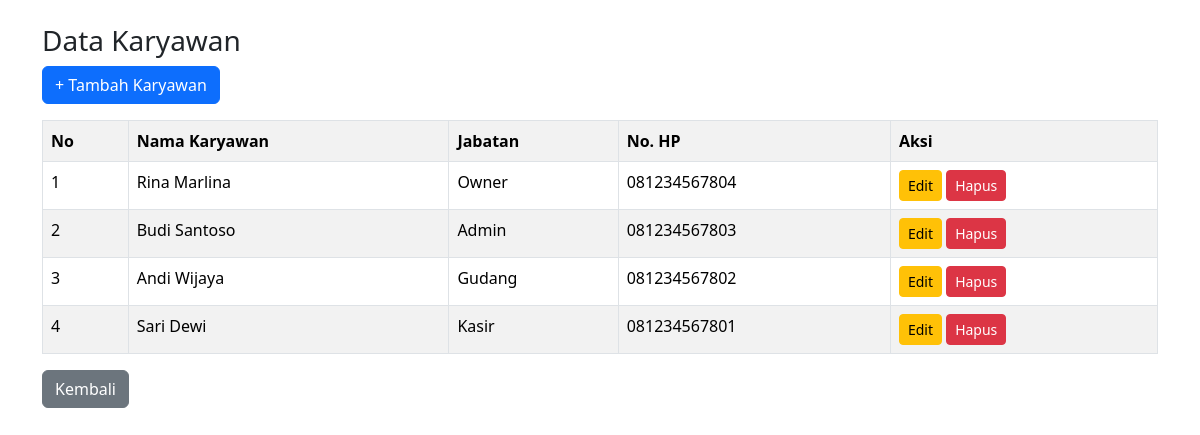
Page /karyawan.php (signed in) on the committed database.
### tables this page shows
CREATE TABLE `karyawan` (
  `id_karyawan` int NOT NULL,
  `nama_karyawan` varchar(100) NOT NULL,
  `jabatan` varchar(50) NOT NULL,
  `no_hp` varchar(20) DEFAULT NULL
);

### karyawan.php (the view, shortened to what this page needs)
<?php
require "koneksi.php";
$data = mysqli_query($koneksi, "SELECT * FROM karyawan ORDER BY id_karyawan DESC");
?>
<!DOCTYPE html>
<html lang="id">
<head>
  <link href="https://cdn.jsdelivr.net/npm/bootstrap@5.3.3/dist/css/bootstrap.min.css" rel="stylesheet">
</head>
<body>
<div class="container mt-4">
  <h3>Data Karyawan</h3>
  <a href="tambah_karyawan.php" class="btn btn-primary mb-3">+ Tambah Karyawan</a>
  <table class="table table-bordered table-striped">
    <tr>
      <th>No</th><th>Nama Karyawan</th><th>Jabatan</th><th>No. HP</th><th>Aksi</th>
    </tr>
    <?php $no = 1; while ($row = mysqli_fetch_assoc($data)) { ?>
    <tr>
      <td><?= $no++ ?></td>
      <td><?= $row['nama_karyawan'] ?></td>
      <td><?= $row['jabatan'] ?></td>
      <td><?= $row['no_hp'] ?></td>
      <td>
        <a href="edit_karyawan.php?id=<?= $row['id_karyawan'] ?>" class="btn btn-warning btn-sm">Edit</a>
        <a href="hapus_karyawan.php?id=<?= $row['id_karyawan'] ?>" class="btn btn-danger btn-sm" onclick="return confirm('Yakin hapus karyawan ini?')">Hapus</a>
      </td>
    </tr>
    <?php } ?>
  </table>
  <a href="index.php" class="btn btn-secondary">Kembali</a>
</div>
</body>
</html>

### rows in the picture
karyawan: nama_karyawan "Rina Marlina", jabatan "Owner", no_hp "081234567804"
karyawan: nama_karyawan "Budi Santoso", jabatan "Admin", no_hp "081234567803"
karyawan: nama_karyawan "Andi Wijaya", jabatan "Gudang", no_hp "081234567802"
karyawan: nama_karyawan "Sari Dewi", jabatan "Kasir", no_hp "081234567801"
